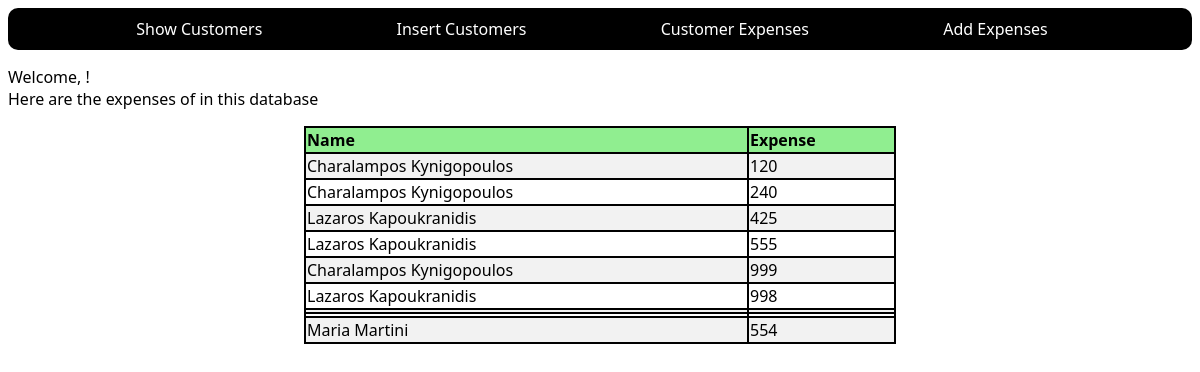
Page /customerExpenses.php on the earlier database version.
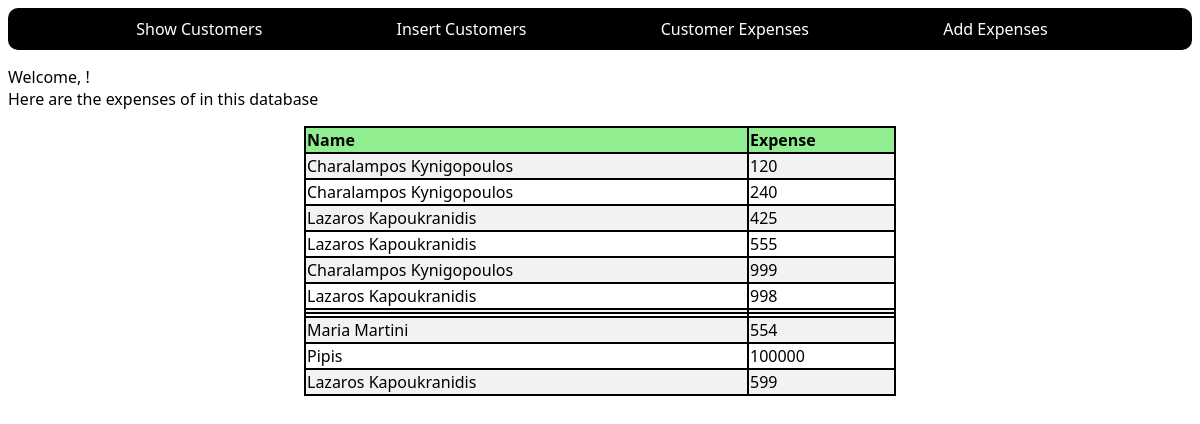
Same page on the later database version.
### tables this page shows
CREATE TABLE CUSTOMER_FINANCES
(NAME           TEXT    NOT NULL,
EXPENSES            INT     NOT NULL);

### customerExpenses.php (the view, shortened to what this page needs)
<!DOCTYPE html>
<html lang="en">
<head>
    <link rel="stylesheet" href="CSS/newCustomer.css">
</head>
<body>
<div class="container">
            <li><a href="dashboard.php">Show Customers</a></li>
            <li><a href="newCustomer.php">Insert Customers</a></li>
            <li><a href="expenses.php">Customer Expenses</a></li>
            <li><a href="addExpenses.php">Add Expenses</a></li>
    </div>
</body>
</html>
<?php
$db = new Welcome();
$variable = $_GET['name'];
$sql = "SELECT * FROM `CUSTOMER_FINANCES` WHERE `NAME` LIKE '%{$variable}%'";
$result = $db->query($sql);
echo "Welcome, " . $_GET['name'] . "!\n";
echo "Here are the expenses of " . $_GET['name'] . " in this database";
echo "<table>
<tr>
<th>Name</th>
<th>Expense</th>";
while ($row = $result->fetchArray(SQLITE3_ASSOC)) {
    echo "<tr>";
    echo "<td>" . $row['NAME'] . "</td>" ."\n";
    echo "<td>" . $row['EXPENSES'] . "</td>"  ."\n";
    echo "</tr>";
}
echo "</table>";
?>

### CSS/newCustomer.css (style rules this page uses)
html { font-family: "Segoe UI", Tahoma, Geneva, Verdana, sans-serif; }
body { background-image: url("https://freefrontend.com/assets/img/css-triangle-backgrounds/2-triangles-background.png"); background-repeat: no-repeat; }
.container { display: flex; list-style-type: none; background: black; color: white; justify-content: space-evenly; padding: 10px; margin-bottom: 1rem; border-radius: 10px; }
li a { padding-right: 1rem; color: white; text-decoration: none; }

### customerExpenses.php (style rules this page uses)
body { background-image:none; }
table { border: 2px solid black; width: 50%; margin: 1rem auto; border-collapse: collapse; }
th { text-align: left; background: lightgreen; }
table, th, td { border: 2px solid; }
tr:nth-child(even) { background-color: #f2f2f2; }

Differences in the rows shown:
added customer_finances: NAME "Pipis", EXPENSES "100000"
added customer_finances: NAME "Lazaros Kapoukranidis", EXPENSES "599"
